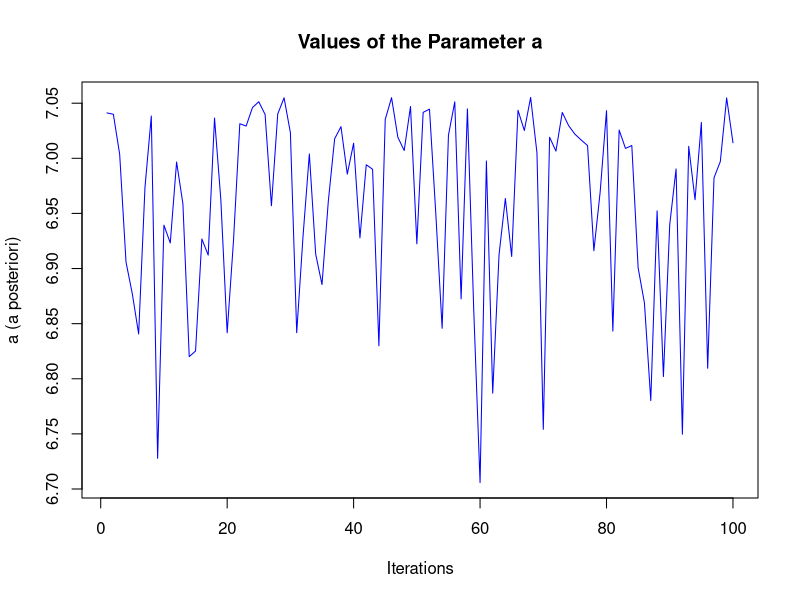
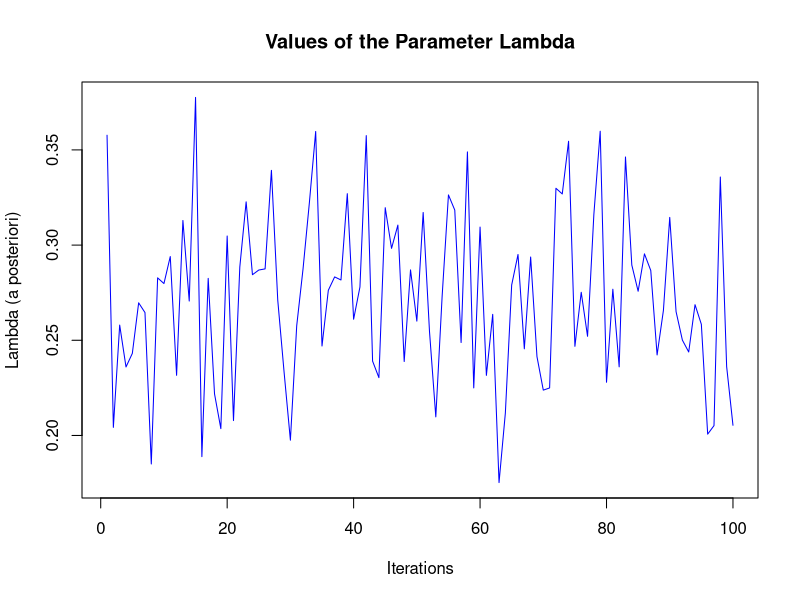
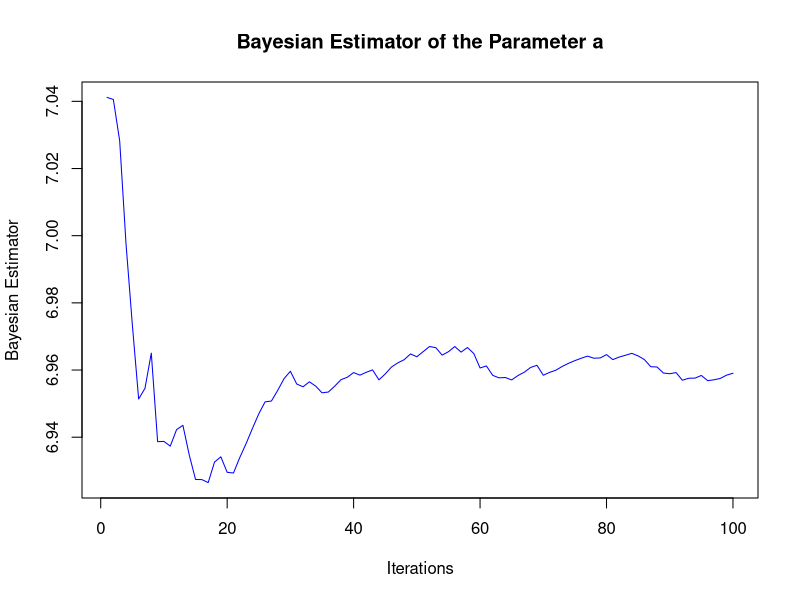
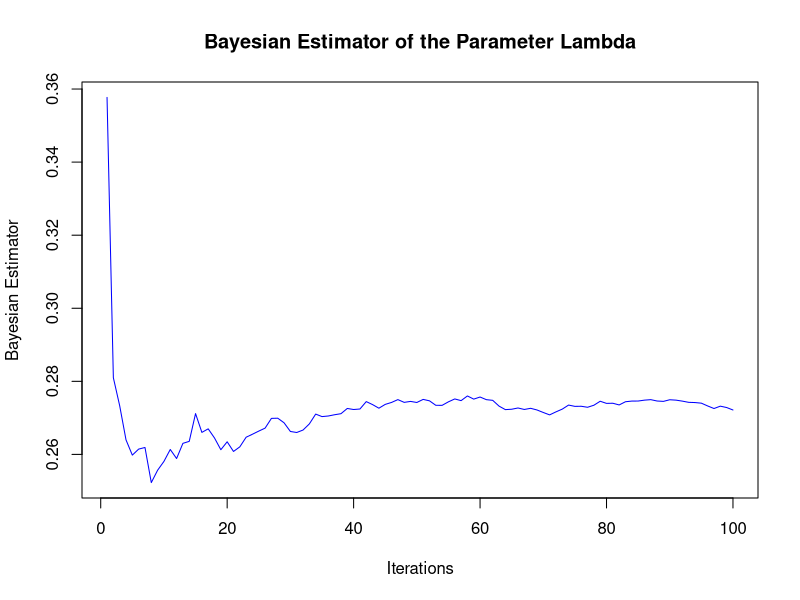

Generate these figures, in order, with R:
###############data#####################################    
set.seed(1000)
lambda.true = 0.25
a.true = 7
nobs = 40

x= a.true + rexp(n=nobs,rate=lambda.true)
# x = a sample of 40 observations from the translated exponential law

#We use this sample as if we didn't know the parameter of the law.
#The purpose is to find the parameters with the Gibbs sampler algorithm.

#######################################################
####         Algorithme de Gibbs-Sampler          #####
#######################################################

n=nobs
x.mean=mean(x)
x.min=min(x)


sample.a=function(n,lambda, x.min)
  {
  result=x.min - rexp(1, n*lambda)
  return(result)
  }


sample.lambda=function(n, x.mean, a)
  {
  result=rgamma(1,n,n*(x.mean-a))
  return(result)
  }

gibbs.exponentielle_decalee = function(N, n, x)
{
  x.mean=mean(x)
  x.min=min(x)

  a.gibbs = as.vector(rep(NA, N))
  lambda.gibbs = as.vector(rep(NA, N))  
  a.bayes = as.vector(rep(NA, N))
  lambda.bayes = as.vector(rep(NA, N))
  
#Initialisation
  lambda=0.9


  for (i in 1:N)
    {
    a = sample.a(n, lambda, x.min)
    lambda=sample.lambda(n, x.mean,a)
    
    a.gibbs[i]=a
    lambda.gibbs[i]=lambda
    a.bayes[i]=mean(a.gibbs[1:i])
    lambda.bayes[i]=mean(lambda.gibbs[1:i])
    }
  return(list(a.gibbs, lambda.gibbs, a.bayes, lambda.bayes))
}

#N = number of iterations
N=100
resutat.gibbs=gibbs.exponentielle_decalee(N ,n, x)

a.post=unlist(resutat.gibbs[1])[1:N]
lambda.post=unlist(resutat.gibbs[2])[1:N] 

a.bayes=unlist(resutat.gibbs[3])[1:N] 

lambda.bayes=unlist(resutat.gibbs[4])[1:N]
plot(a.post, type="l", col="blue",
ylab="a (a posteriori)", xlab="Iterations", main="Values of the Parameter a")

plot(lambda.post, type="l", col="blue",
ylab="Lambda (a posteriori)", xlab="Iterations", 
main="Values of the Parameter Lambda")

plot(a.bayes, type="l",col="blue", 
ylab="Bayesian Estimator", xlab="Iterations", 
main="Bayesian Estimator of the Parameter a")

plot(lambda.bayes, type="l", col="blue",
ylab="Bayesian Estimator", xlab="Iterations", 
main="Bayesian Estimator of the Parameter Lambda")
